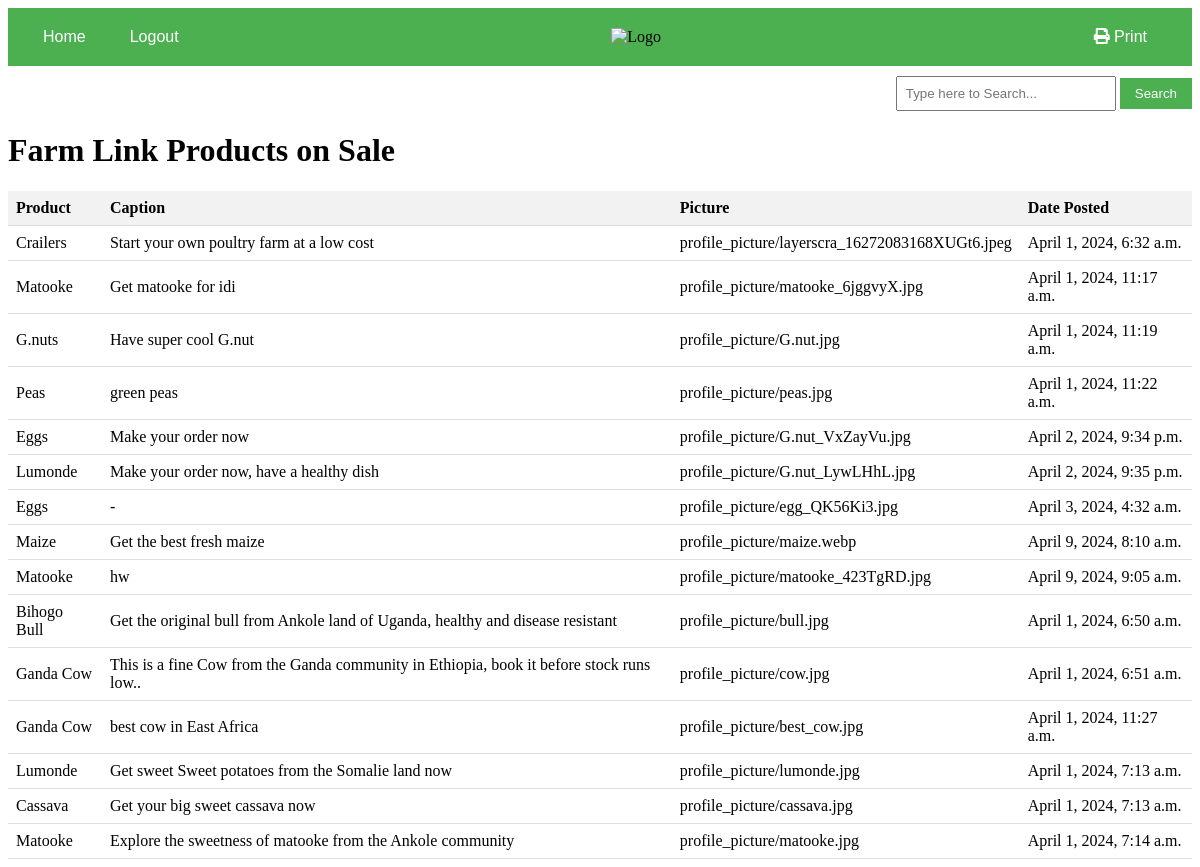
Screenshot of /sell_list/ (signed in) with the database file from the repository.
### myproduct/models.py (models this page shows, shortened)
class Sell_poultry(models.Model):
    product = models.ForeignKey(product, on_delete=models.CASCADE)
    caption = models.TextField(max_length=100, null=True)
    price = models.DecimalField(max_digits=10, decimal_places=3, null=True)
    picture = models.ImageField(upload_to='profile_picture/', null=True)
    date_posted = models.DateTimeField(auto_now_add=True, null=True)

class product(models.Model):
    name = models.CharField(max_length=100, null=True)
    origin = models.CharField(max_length=100, null=True)
    category = models.CharField(max_length=100, choices=CATEGORY_PRODUCT, null=True)
    packaging = models.CharField(max_length=100, null=True)
    harvest_date = models.DateField(null=True)
    cost_price = models.DecimalField(max_digits=10, decimal_places=3)
    Shelf_life = models.CharField(max_length=100, null=True)
    date_added = models.DateTimeField(auto_now_add=True)
    class Meta:
        verbose_name_plural = 'Products'

class Sell_cattle(models.Model):
    product = models.ForeignKey(product, on_delete=models.CASCADE)
    caption = models.TextField(max_length=100, null=True)
    price = models.DecimalField(max_digits=10, decimal_places=3, null=True)
    picture = models.ImageField(upload_to='profile_picture/', null=True)
    date_posted = models.DateTimeField(auto_now_add=True, null=True)

class Sell_roottubers(models.Model):
    product = models.ForeignKey(product, on_delete=models.CASCADE)
    caption = models.TextField(max_length=100, null=True)
    price = models.DecimalField(max_digits=10, decimal_places=3, null=True)
    picture = models.ImageField(upload_to='profile_picture/', null=True)
    date_posted = models.DateTimeField(auto_now_add=True, null=True)

### myproduct/views.py (the view)
# urls.py: path('sell_list/', views.sell_list, name='sell_list'),
@login_required(login_url='user-login')
def sell_list(request):
    query = request.GET.get('search')
    if query:
        Sell_poultrys = Sell_poultry.objects.filter(
            Q(product__name__icontains=query) |
            Q(caption__icontains=query)
        )
    else:
        Sell_poultrys = Sell_poultry.objects.all()
        Sell_cerealss = Sell_cereals.objects.all()
        Sell_roottuberss = Sell_roottubers.objects.all()
        Sell_legumess = Sell_legumes.objects.all()
        Sell_cattles = Sell_cattle.objects.all()
        context = {
            'Sell_poultrys': Sell_poultrys,
            'Sell_cattles': Sell_cattles,
            'Sell_roottuberss': Sell_roottuberss,
            'Sell_legumess': Sell_legumess,
            'Sell_legumess': Sell_legumess,
            'Sell_cerealss': Sell_cerealss,
        }
    return render(request, 'product/sell_list.html', context)

### templates/product/sell_list.html (shortened to what this page needs)
<!DOCTYPE html>
<html lang="en">
<head>
    <link rel="stylesheet" href="https://cdnjs.cloudflare.com/ajax/libs/font-awesome/5.15.4/css/all.min.css">
</head>
<body>
    <div class="navbar">
        <div>
            <a href="{%  url 'farmer-board' %}"> <button class="btn">Home</button></a>
            <button >Logout</button>
        </div>
        <div class="logo">
            <img src="logo_image_url" alt="Logo" width="100">
        </div>
        <div>
            <button class="print-button" onclick="window.print()">
                <i class="fas fa-print"></i> Print
            </button>
        </div>
    </div>
    <div class="search-form">
        <form action="{% url 'sell_list' %}" method="get">
            <input type="text" class="search-input" name="search" placeholder="Type here to Search...">
            <button type="submit" class="search-button">Search</button>
        </form>
    </div>
    <h1 class="text-primary">Farm Link Products on Sale</h1>
    <table class="mx-5">
        <tr>
            <th>Product</th>
            <th>Caption</th>
            <th>Picture</th>
            <th>Date Posted</th>
        </tr>
        {% for Sell_poultry in Sell_poultrys %}
        <tr>
            <td>{{ Sell_poultry.product.name }}</td>
            <td>{{ Sell_poultry.caption }}</td>
            <td>{{ Sell_poultry.picture }}</td>
            <td>{{ Sell_poultry.date_posted }}</td>
        </tr>
        {% endfor %}
        {% for Sell_cattle in Sell_cattles %}
        <tr>
            <td>{{ Sell_cattle.product.name }}</td>
            <td>{{ Sell_cattle.caption }}</td>
            <td>{{ Sell_cattle.picture }}</td>
            <td>{{ Sell_cattle.date_posted }}</td>
        </tr>
        {% endfor %}
        {% for Sell_roottubers in Sell_roottuberss %}
        <tr>
            <td>{{ Sell_roottubers.product.name }}</td>
            <td>{{ Sell_roottubers.caption }}</td>
            <td>{{ Sell_roottubers.picture }}</td>
            <td>{{ Sell_roottubers.date_posted }}</td>
        </tr>
        {% endfor %}
    </table>
</body>
</html>

### templates/product/sell_list.html (style rules this page uses)
.navbar { background-color: #4CAF50; overflow: hidden; display: flex; justify-content: space-between; align-items: center; padding: 10px 20px; }
.navbar button { background-color: inherit; border: none; cursor: pointer; color: white; text-align: center; padding: 10px 15px; text-decoration: none; font-size: 16px; margin-right: 10px; }
.logo { margin-right: 10px; }
.search-form { margin-top: 10px; margin-bottom: 20px; display: flex; justify-content: flex-end; align-items: center; }
.search-input { padding: 8px; width: 200px; }
.search-button { padding: 8px 15px; background-color: #4CAF50; color: white; border: none; cursor: pointer; }
.print-button { padding: 8px 15px; background-color: #4CAF50; color: white; border: none; cursor: pointer; }
table { width: 100%; border-collapse: collapse; }
th, td { padding: 8px; text-align: left; border-bottom: 1px solid #ddd; }
th { background-color: #f2f2f2; }

### rows the page displays
Sell_poultry: product.name "Crailers", caption "Start your own poultry farm at a low cost", picture "profile_picture/layerscra_16272083168XUGt6.jpeg", date_posted "April 1, 2024, 6:32 a.m."
Sell_poultry: product.name "Matooke", caption "Get matooke for idi", picture "profile_picture/matooke_6jggvyX.jpg", date_posted "April 1, 2024, 11:17 a.m."
Sell_poultry: product.name "G.nuts", caption "Have super cool G.nut", picture "profile_picture/G.nut.jpg", date_posted "April 1, 2024, 11:19 a.m."
Sell_poultry: product.name "Peas", caption "green peas", picture "profile_picture/peas.jpg", date_posted "April 1, 2024, 11:22 a.m."
Sell_poultry: product.name "Eggs", caption "Make your order now", picture "profile_picture/G.nut_VxZayVu.jpg", date_posted "April 2, 2024, 9:34 p.m."
Sell_poultry: product.name "Lumonde", caption "Make your order now, have a healthy dish", picture "profile_picture/G.nut_LywLHhL.jpg", date_posted "April 2, 2024, 9:35 p.m."
Sell_poultry: product.name "Eggs", caption "-", picture "profile_picture/egg_QK56Ki3.jpg", date_posted "April 3, 2024, 4:32 a.m."
Sell_poultry: product.name "Maize", caption "Get the best fresh maize", picture "profile_picture/maize.webp", date_posted "April 9, 2024, 8:10 a.m."
Sell_poultry: product.name "Matooke", caption "hw", picture "profile_picture/matooke_423TgRD.jpg", date_posted "April 9, 2024, 9:05 a.m."
Sell_cattle: product.name "Bihogo Bull", caption "Get the original bull from Ankole land of Uganda, healthy and disease resistant", picture "profile_picture/bull.jpg", date_posted "April 1, 2024, 6:50 a.m."
Sell_cattle: product.name "Ganda Cow", caption "This is a fine Cow from the Ganda community in Ethiopia, book it before stock runs low..", picture "profile_picture/cow.jpg", date_posted "April 1, 2024, 6:51 a.m."
Sell_cattle: product.name "Ganda Cow", caption "best cow in East Africa", picture "profile_picture/best_cow.jpg", date_posted "April 1, 2024, 11:27 a.m."
Sell_roottubers: product.name "Lumonde", caption "Get sweet Sweet potatoes from the Somalie land now", picture "profile_picture/lumonde.jpg", date_posted "April 1, 2024, 7:13 a.m."
Sell_roottubers: product.name "Cassava", caption "Get your big sweet cassava now", picture "profile_picture/cassava.jpg", date_posted "April 1, 2024, 7:13 a.m."
Sell_roottubers: product.name "Matooke", caption "Explore the sweetness of matooke from the Ankole community", picture "profile_picture/matooke.jpg", date_posted "April 1, 2024, 7:14 a.m."
